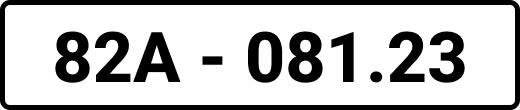
#> input picture Biển dài 1.jpg, 520 x 110 px, given in place of @10.47.173.174:8556, which was not available
$ python ETC_CameraOnly.py   (older library calls are emulated)
#> lines starting #> are read from the running program, lines starting #| are printed output that depends on the picture; after the words box and inside, x2 and y2 are one past the last pixel; in counts of white or black regions, pixels touching at a corner belong together; pictures that were not available may be replaced by others from this repository, and a replacement may not be noted
#> in main, khung is the input picture: shape (110, 520, 3); min 0, max 255, mean 190.3
import cv2, sqlite3, time, sys, re, os
import datetime as dt
import numpy as np
from collections import deque, Counter

# Cấu hình hệ thống để hiển thị tiếng Việt trên Console Windows
if os.name == "nt":
    try:
        sys.stdout.reconfigure(encoding="utf-8")
        sys.stderr.reconfigure(encoding="utf-8")
    except Exception: pass

# --- CẤU HÌNH HỆ THỐNG ---
# Địa chỉ RTSP từ ứng dụng IP Camera của bạn
URL_CAMERA = "rtsp://admin:gnyAU/@10.47.173.174:8556"
PHI_THU_PHI = 15000
CHONG_LAP = 7.0         # Giây (Thời gian giãn cách giữa các lần trừ tiền)
TEN_TRAM = "TRAM_1"     # Tên trạm mặc định [cite: 279]
DUONG_DAN_DB = "du_lieu_etcv.db" # Đường dẫn file database [cite: 279]

try:
    import pytesseract
    CO_OCR = True
except Exception:
    CO_OCR = False
    print("[!] Cảnh báo: Không tìm thấy pytesseract. Vui lòng cài đặt để nhận diện chữ.")

M_AO_BIEN = re.compile(r"[A-Z0-9\-\.]{5,12}") # Định dạng biển số [cite: 279]

# --- HÀM XỬ LÝ DỮ LIỆU ---

def chuan_hoa_bien(s: str) -> str:
    """Viết hoa và sửa lỗi OCR thường gặp[cite: 279]."""
    if not s: return ""
    s = s.upper()
    s = s.translate(str.maketrans({
        'O':'0', 'Q':'0', 'I':'1', 'L':'1', 'T':'7', 'S':'5', 'B':'8', 'Z':'2'
    }))
    return re.sub(r'[^A-Z0-9]', '', s)

def ket_noi_db():
    """Kết nối database SQLite[cite: 279]."""
    ket_noi = sqlite3.connect(DUONG_DAN_DB, check_same_thread=False)
    ket_noi.row_factory = sqlite3.Row
    return ket_noi

def tim_nguoi_theo_bien(con, bien_so):
    """Truy vấn chủ xe dựa trên biển số đã chuẩn hóa[cite: 279]."""
    bien_norm = chuan_hoa_bien(bien_so)
    sql = """
      SELECT * FROM nguoi_dung
       WHERE trang_thai='hoat_dong'
         AND REPLACE(REPLACE(REPLACE(UPPER(bien_so),'.',''),'-',''),' ','') = ?
    """
    return con.execute(sql, (bien_norm,)).fetchone()

def ghi_giao_dich(con, uid, bien_so, so_tien, thanh_cong, ly_do):
    """Ghi lịch sử vào bảng giao_dich và cập nhật số dư[cite: 35, 37]."""
    con.execute("""INSERT INTO giao_dich(thoi_gian,uid,bien_so,so_tien,ket_qua,ly_do,tram)
                   VALUES(?,?,?,?,?,?,?)""",
                (dt.datetime.now().isoformat(timespec="seconds"),
                 uid, bien_so,
                 -so_tien if thanh_cong else 0,
                 "OK" if thanh_cong else "FAIL",
                 ly_do, TEN_TRAM))
    if thanh_cong:
        con.execute("UPDATE nguoi_dung SET so_du = so_du - ? WHERE uid=?", (so_tien, uid))
    con.commit()

# --- HÀM XỬ LÝ HÌNH ẢNH ---

def warp_bang_bien(gray, box, out_size=(320, 120)):
    """Cắt và nắn thẳng vùng chứa biển số[cite: 279]."""
    pts = box.reshape(4,2).astype("float32")
    s = pts.sum(axis=1)
    diff = np.diff(pts, axis=1).reshape(-1)
    tl, br = pts[np.argmin(s)], pts[np.argmax(s)]
    tr, bl = pts[np.argmin(diff)], pts[np.argmax(diff)]
    dst = np.array([[0, 0], [out_size[0]-1, 0], [out_size[0]-1, out_size[1]-1], [0, out_size[1]-1]], dtype="float32")
    M = cv2.getPerspectiveTransform(np.array([tl,tr,br,bl], dtype="float32"), dst)
    return cv2.warpPerspective(gray, M, out_size)

def ocr_text(img_bin, psm=6):
    """Nhận diện ký tự từ ảnh nhị phân[cite: 279]."""
    if not CO_OCR: return ""
    cfg = f"--psm {psm} -c tessedit_char_whitelist=ABCDEFGHIJKLMNOPQRSTUVWXYZ0123456789-."
    raw = pytesseract.image_to_string(img_bin, config=cfg).upper().replace(" ","").strip()
    m = M_AO_BIEN.findall(raw)
    return "-".join(m) if m else ""

def nhan_dien_bien(anh):
    """Tìm và đọc biển số trong khung hình[cite: 279]."""
    xam = cv2.cvtColor(anh, cv2.COLOR_BGR2GRAY)
    xam = cv2.createCLAHE(clipLimit=2.0, tileGridSize=(8,8)).apply(xam)
    mag = cv2.convertScaleAbs(cv2.magnitude(cv2.Scharr(xam, cv2.CV_32F, 1, 0), cv2.Scharr(xam, cv2.CV_32F, 0, 1)))
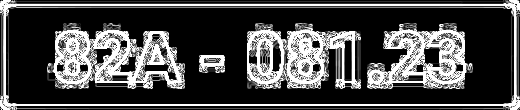
#> mag: shape (110, 520); min 0, max 255, mean 72.6
    _, th1 = cv2.threshold(mag, 0, 255, cv2.THRESH_BINARY + cv2.THRESH_OTSU)
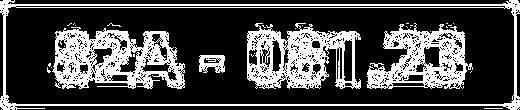
#> th1: shape (110, 520); 28.4% white; 35 white regions (30 under 20 px)

    bien_so, khung_hien = "", anh.copy()
#> bien_so = ''
    H, W = xam.shape[:2]
#> H = 110; W = 520
    cnts, _ = cv2.findContours(cv2.morphologyEx(th1, cv2.MORPH_CLOSE, cv2.getStructuringElement(cv2.MORPH_RECT, (5,3)), iterations=2), cv2.RETR_EXTERNAL, cv2.CHAIN_APPROX_SIMPLE)
#> cnts = 1 contour; box (x1, y1, x2, y2) and area: (0, 0, 520, 110) 52848

    best_box, best_is_sq = None, False
    max_score = -1
    for c in cnts:
        area = cv2.contourArea(c)
        if area < 0.0025 * W * H: continue
        rect = cv2.minAreaRect(c)
        (rw, rh) = rect[1]
        if rw == 0 or rh == 0: continue
        ratio = max(rw, rh) / min(rw, rh)
        is_r, is_s = (2.0 <= ratio <= 6.5), (0.85 <= ratio <= 1.35)
        if (is_r or is_s) and area * (2.0 if is_s else 1.0) > max_score:
            max_score, best_box, best_is_sq = area * (2.0 if is_s else 1.0), cv2.boxPoints(rect), is_s
#> this loop made 1 pass
#> (area, rect, rw, rh, ratio, is_r, is_s, max_score) on pass 1: (52848.5, ((259.5, 54.5), (109, 519), -90), 109, 519, 4.76, True, False, 52848.5)
#> after the loop, best_is_sq = False; max_score = 52848.5

    if best_box is not None:
        warped = warp_bang_bien(xam, best_box, (240, 240) if best_is_sq else (360, 120))
#> in warp_bang_bien, `pts = box.reshape(4,2).astype("float32")`: pts = [[519, 109], [6.1e-05, 109], [6.1e-05, 0], [519, 0]]
#> in warp_bang_bien, `s = pts.sum(axis=1)`: s = [628, 109, 6.1e-05, 519]
#> in warp_bang_bien, `diff = np.diff(pts, axis=1).reshape(-1)`: diff = [-410, 109, -6.1e-05, -519]
#> in warp_bang_bien, `tl, br = pts[np.argmin(s)], pts[np.argmax(s)]`: tl = [6.1e-05, 0]; br = [519, 109]
#> in warp_bang_bien, `tr, bl = pts[np.argmin(diff)], pts[np.argmax(diff)]`: tr = [519, 0]; bl = [6.1e-05, 109]
#> in warp_bang_bien, `M = cv2.getPerspectiveTransform(np.array([tl,tr,br,bl], dtype="float32..`: M = [[0.692, -6.22e-23, -4.22e-05], [0, 1.09, 0], [0, -1.73e-25, 1]]
#> in warp_bang_bien, `return cv2.warpPerspective(gray, M, out_size)`:
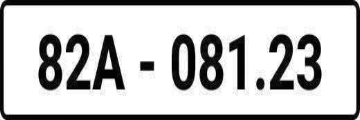
#> returned value: shape (120, 360); min 3, max 255, mean 191.3
        _, binv = cv2.threshold(warped, 0, 255, cv2.THRESH_BINARY + cv2.THRESH_OTSU)
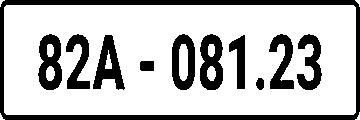
#> binv: shape (120, 360); 75.1% white; 11 black regions, largest, box (x1, y1, x2, y2) and area: (0, 0, 360, 120) 4425, (38, 34, 62, 90) 892, (200, 34, 223, 90) 891
        bien_so = ocr_text(binv, psm=6 if best_is_sq else 7)
        if bien_so:
            cv2.polylines(khung_hien, [best_box.astype(int)], True, (0,255,0), 2)
            cv2.putText(khung_hien, bien_so, (int(best_box[0][0]), int(best_box[0][1])-10), cv2.FONT_HERSHEY_SIMPLEX, 0.8, (0,255,0), 2)
    return bien_so, khung_hien

# --- HÀM CHÍNH ---

def main():
    con = ket_noi_db()
    camera = cv2.VideoCapture(URL_CAMERA)

    # Hàng đợi để kiểm tra độ ổn định của biển số
    buf_bien = deque(maxlen=6)
    cooldown_to = 0

    print(f"--- ĐANG KẾT NỐI RTSP: {URL_CAMERA} ---")
    if not camera.isOpened():
        print("[!] Không thể kết nối camera. Vui lòng kiểm tra lại địa chỉ hoặc Wi-Fi.")
        return

    while True:
        ret, khung = camera.read()
        if not ret:
            print("[!] Mất kết nối luồng video."); break

        bien, hinh_hien = nhan_dien_bien(khung)
        hien_tai = time.time()

        # Nhấn S để giả lập biển số demo [cite: 279]
        if cv2.waitKey(1) & 0xFF == ord('s'):
            bien = "82A-081.23"

        if bien:
            bn = chuan_hoa_bien(bien)
            if bn: buf_bien.append(bn)

        # Xử lý khi có biển số xuất hiện ổn định (>= 3 lần trong buffer)
        if buf_bien:
            plate_on, count = Counter(buf_bien).most_common(1)[0]
            if count >= 3 and hien_tai > cooldown_to:
                user = tim_nguoi_theo_bien(con, plate_on)

                print(f"\n[PHÁT HIỆN] Biển số: {plate_on}")
                if user:
                    if user['so_du'] >= PHI_THU_PHI:
                        # Thực hiện trừ tiền và mở cổng (giả lập)
                        ghi_giao_dich(con, user['uid'], plate_on, PHI_THU_PHI, True, "OK") [cite: 35, 37]
                        print(f"[✓] Thành công: {user['chu_xe']} | Số dư còn: {user['so_du'] - PHI_THU_PHI}đ")
                        msg, color = f"OK - MO CONG: {plate_on}", (0, 255, 0)
                    else:
                        ghi_giao_dich(con, user['uid'], plate_on, PHI_THU_PHI, False, "KHONG_DU_SO_DU") [cite: 35, 161]
                        print(f"[×] Không đủ tiền: {user['so_du']}đ")
                        msg, color = "KHONG DU SO DU", (0, 165, 255)
                else:
                    print(f"[?] Biển số không có trong hệ thống: {plate_on}")
                    msg, color = "BIEN KHONG TON TAI", (0, 0, 255)

                # Hiển thị thông báo lên màn hình Video
                cv2.putText(hinh_hien, msg, (30, 60), cv2.FONT_HERSHEY_SIMPLEX, 1.2, color, 3)
                cooldown_to = hien_tai + CHONG_LAP
                buf_bien.clear()

        cv2.imshow("He thong ETC - Camera Only Mode", hinh_hien)
        if cv2.waitKey(1) & 0xFF == ord('q'): break

    camera.release()
    cv2.destroyAllWindows()
    con.close()

if __name__ == "__main__":
    main()
#> (the call stopped at in ocr_text, `raw = pytesseract.image_to_string(img_bin, config=cfg).upper().replace..`: pytesseract is not available in this run)

$ run again, on Biển dài 2.jpg
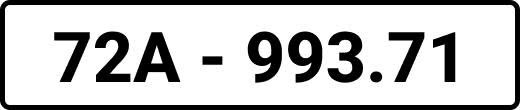
#> input picture Biển dài 2.jpg, 520 x 110 px, given in place of @10.47.173.174:8556, which was not available
#> in main, khung is the input picture: shape (110, 520, 3); min 0, max 255, mean 194.3
#> in nhan_dien_bien, `_, th1 = cv2.threshold(mag, 0, 255, cv2.THRESH_BINARY + cv2.THRESH_OTSU)`:
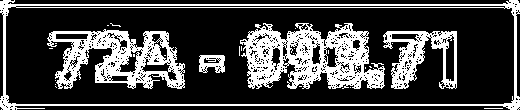
#> th1: shape (110, 520); 26.8% white; 28 white regions (23 under 20 px)
#> bien_so = ''
#> cnts = 1 contour; box (x1, y1, x2, y2) and area: (0, 0, 520, 110) 52848
#> the loop in nhan_dien_bien, `for c in cnts:` made 1 pass
#> (area, rect, rw, rh, ratio, is_r, is_s, max_score) on pass 1: (52848.5, ((259.5, 54.5), (109, 519), -90), 109, 519, 4.76, True, False, 52848.5)
#> after the loop in nhan_dien_bien, `for c in cnts:`: best_is_sq = False; max_score = 52848.5
#> pts = [[519, 109], [6.1e-05, 109], [6.1e-05, 0], [519, 0]]
#> s = [628, 109, 6.1e-05, 519]
#> diff = [-410, 109, -6.1e-05, -519]
#> tl = [6.1e-05, 0]; br = [519, 109]
#> tr = [519, 0]; bl = [6.1e-05, 109]
#> M = [[0.692, -6.22e-23, -4.22e-05], [0, 1.09, 0], [0, -1.73e-25, 1]]
#> in nhan_dien_bien, `_, binv = cv2.threshold(warped, 0, 255, cv2.THRESH_BINARY + cv2.THRESH..`:
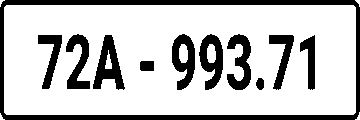
#> binv: shape (120, 360); 76.8% white; 11 black regions, largest, box (x1, y1, x2, y2) and area: (0, 0, 360, 120) 4425, (93, 35, 125, 90) 855, (199, 34, 223, 90) 765

$ run again, on Biển vuông 1.jpg
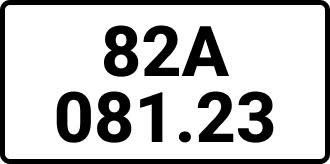
#> input picture Biển vuông 1.jpg, 330 x 164 px, given in place of @10.47.173.174:8556, which was not available
#> in main, khung is the input picture: shape (164, 330, 3); min 0, max 255, mean 193.7
#> in nhan_dien_bien, `_, th1 = cv2.threshold(mag, 0, 255, cv2.THRESH_BINARY + cv2.THRESH_OTSU)`:
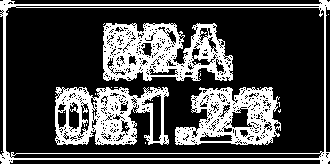
#> th1: shape (164, 330); 28% white; 23 white regions (19 under 20 px)
#> bien_so = ''
#> cnts = 1 contour; box (x1, y1, x2, y2) and area: (0, 0, 330, 164) 51177
#> the loop in nhan_dien_bien, `for c in cnts:` made 1 pass
#> (area, rect, rw, rh, ratio, is_r, is_s, max_score) on pass 1: (51177, ((164.5, 81.5), (163, 329), -90), 163, 329, 2.02, True, False, 51177)
#> after the loop in nhan_dien_bien, `for c in cnts:`: best_is_sq = False; max_score = 51177
#> pts = [[329, 163], [-4.99e-15, 163], [0, 0], [329, 0]]
#> s = [492, 163, 0, 329]
#> diff = [-166, 163, 0, -329]
#> tl = [0, 0]; br = [329, 163]
#> tr = [329, 0]; bl = [-4.99e-15, 163]
#> M = [[1.09, 3.34e-17, 0], [0, 0.73, 0], [0, 9.31e-20, 1]]
#> in nhan_dien_bien, `_, binv = cv2.threshold(warped, 0, 255, cv2.THRESH_BINARY + cv2.THRESH..`:
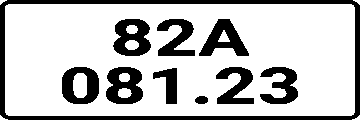
#> binv: shape (120, 360); 75.7% white; 10 black regions, largest, box (x1, y1, x2, y2) and area: (0, 0, 360, 120) 3945, (106, 67, 143, 104) 944, (113, 19, 151, 56) 938

$ run again, on Biển vuông 2.jpg
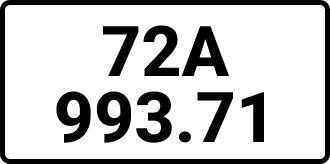
#> input picture Biển vuông 2.jpg, 330 x 164 px, given in place of @10.47.173.174:8556, which was not available
#> in main, khung is the input picture: shape (164, 330, 3); min 0, max 255, mean 197.9
#> in nhan_dien_bien, `_, th1 = cv2.threshold(mag, 0, 255, cv2.THRESH_BINARY + cv2.THRESH_OTSU)`:
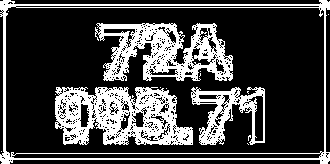
#> th1: shape (164, 330); 26.1% white; 17 white regions (13 under 20 px)
#> bien_so = ''
#> cnts = 1 contour; box (x1, y1, x2, y2) and area: (0, 0, 330, 164) 51177
#> the loop in nhan_dien_bien, `for c in cnts:` made 1 pass
#> (area, rect, rw, rh, ratio, is_r, is_s, max_score) on pass 1: (51177, ((164.5, 81.5), (163, 329), -90), 163, 329, 2.02, True, False, 51177)
#> after the loop in nhan_dien_bien, `for c in cnts:`: best_is_sq = False; max_score = 51177
#> pts = [[329, 163], [-4.99e-15, 163], [0, 0], [329, 0]]
#> s = [492, 163, 0, 329]
#> diff = [-166, 163, 0, -329]
#> tl = [0, 0]; br = [329, 163]
#> tr = [329, 0]; bl = [-4.99e-15, 163]
#> M = [[1.09, 3.34e-17, 0], [0, 0.73, 0], [0, 9.31e-20, 1]]
#> in nhan_dien_bien, `_, binv = cv2.threshold(warped, 0, 255, cv2.THRESH_BINARY + cv2.THRESH..`:
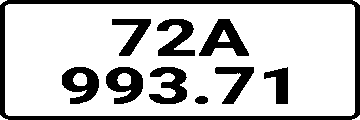
#> binv: shape (120, 360); 77.2% white; 10 black regions, largest, box (x1, y1, x2, y2) and area: (0, 0, 360, 120) 3945, (199, 19, 249, 56) 906, (106, 67, 143, 104) 815
